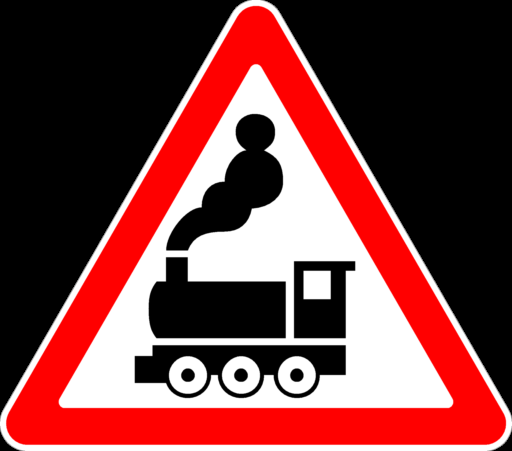
#> input picture Data/Output/1/1.png, 512 x 451 px
$ python main.py
#> lines starting #> are read from the running program, lines starting #| are printed output that depends on the picture
import numpy
import imutils
import cv2 as cv
import os
import shutil
from PIL import Image

INPUT_PATH = "Data/Input"
OUTPUT_PATH = "Data/Output"


def rotate_transform(path, angles):
#> called with path = 'Data/Output/1/1.png'
    original_img = cv.imread(path, cv.IMREAD_UNCHANGED)
#> original_img is the input picture: shape (451, 512, 4); mean B, G, R, A 62.1, 62.1, 118.2, 144.4
    IMG_NAME = path[:-4]
    for angle in angles:
        transformed_img_L = imutils.rotate_bound(original_img, angle)
        transformed_img_R = imutils.rotate_bound(original_img, -angle)
        cv.imwrite(IMG_NAME + "R_L" + str(angle) + ".png", transformed_img_L)
        cv.imwrite(IMG_NAME + "R_R" + str(angle) + ".png", transformed_img_R)
#> this loop made 3 passes
#> pass 1, in rotate_transform, `transformed_img_L = imutils.rotate_bound(original_img, angle)`:
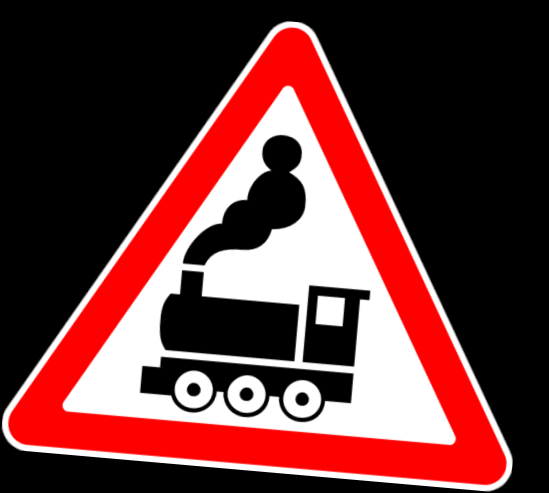
#> transformed_img_L: shape (493, 549, 4); mean B, G, R, A 53, 53, 100.8, 123.2
#> pass 1, in rotate_transform, `transformed_img_R = imutils.rotate_bound(original_img, -angle)`:
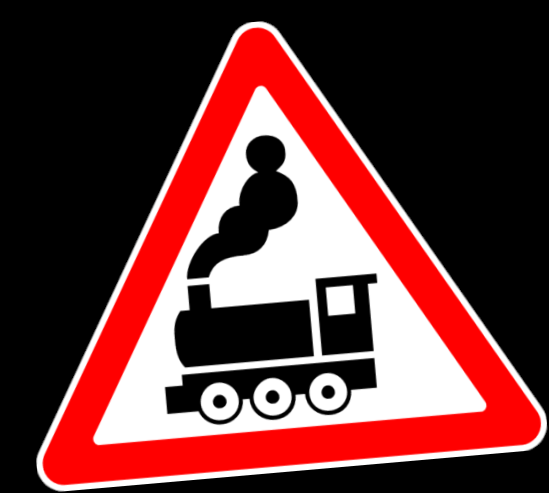
#> transformed_img_R: shape (493, 549, 4); mean B, G, R, A 53, 53, 100.8, 123.2


def find_coeffs(pa, pb):
    matrix = []
    for p1, p2 in zip(pa, pb):
        matrix.append([p1[0], p1[1], 1, 0, 0, 0, -p2[0] * p1[0], -p2[0] * p1[1]])
        matrix.append([0, 0, 0, p1[0], p1[1], 1, -p2[1] * p1[0], -p2[1] * p1[1]])

    A = numpy.matrix(matrix, dtype=numpy.float)
    B = numpy.array(pb).reshape(8)

    res = numpy.dot(numpy.linalg.inv(A.T * A) * A.T, B)
    return numpy.array(res).reshape(8)


def perspective_transform(path, matrix):
#> called with path = 'Data/Output/1/1.png'
    IMG_NAME = path[:-4]
    img = Image.open(path)
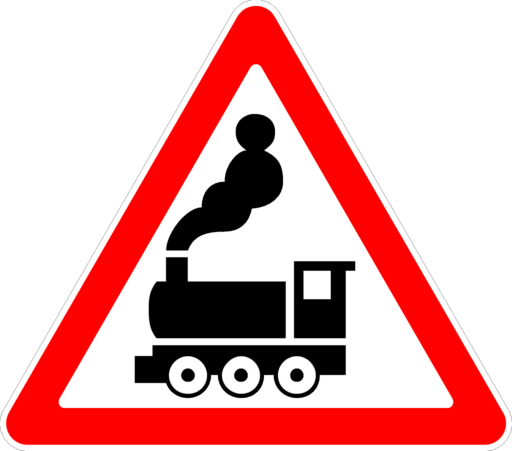
#> img: PIL image 512x451 RGBA; mean R, G, B, A 118.2, 62.1, 62.1, 144.4; transparent parts drawn white
    width, height = img.size
#> width = 512; height = 451
    width = width + 2 * max([matrix[1], matrix[2]])
#> width = 562
    height = height + 2 * max([matrix[0], matrix[3]])
    left, top, bottom, right = matrix
    coeffs = find_coeffs([(top, left), (width - top, right),  # 00-0x
                          (width - bottom, height - right), (bottom, height - left)],  # 0y-xy
                         [(0, 0), (width, 0), (width, height), (0, height)])
    image = Image.new('RGBA', (width, height), (255, 0, 0, 0))
    image.paste(img, (max([matrix[1], matrix[2]]), max([matrix[0], matrix[3]])))
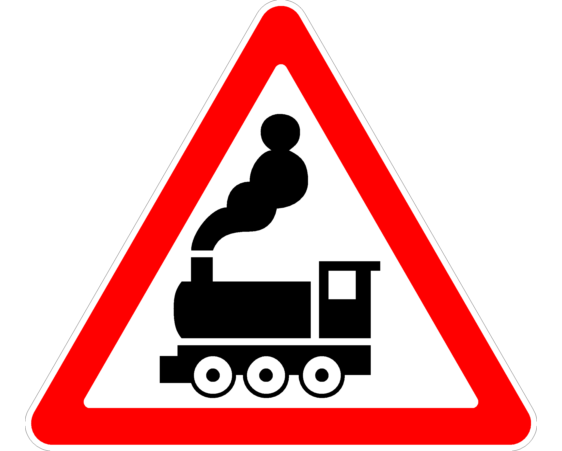
#> image: PIL image 562x451 RGBA; mean R, G, B, A 130.3, 56.6, 56.6, 131.6; transparent parts drawn white
    a = image.transform((width, height), Image.PERSPECTIVE, coeffs,
                        Image.BICUBIC)
    a.save(IMG_NAME + "_P" + str(matrix) + ".png")


def perspective_Y(path, values):
    for value in values:
        perspective_transform(path, [0, value, -value, 0])
        perspective_transform(path, [0, -value, value, 0])

def perspective_X(path, values):
    for value in values:
        perspective_transform(path, [value, 0, 0, -value])
#> in perspective_transform (call 7), `image.paste(img, (max([matrix[1], matrix[2]]), max([matrix[0], matrix[..`:
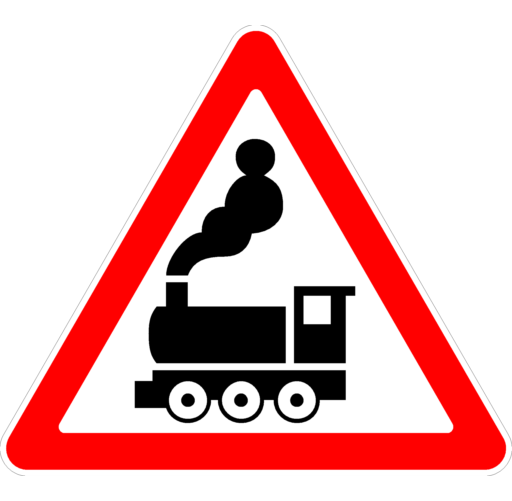
#> image: PIL image 512x501 RGBA; mean R, G, B, A 131.8, 55.9, 55.9, 130; transparent parts drawn white
        perspective_transform(path, [-value, 0, 0, value])

def perspective_XY(path, values):
    for value in values:
        perspective_transform(path, [value, value, -value, -value])
#> in perspective_transform (call 13), `image.paste(img, (max([matrix[1], matrix[2]]), max([matrix[0], matrix[..`:
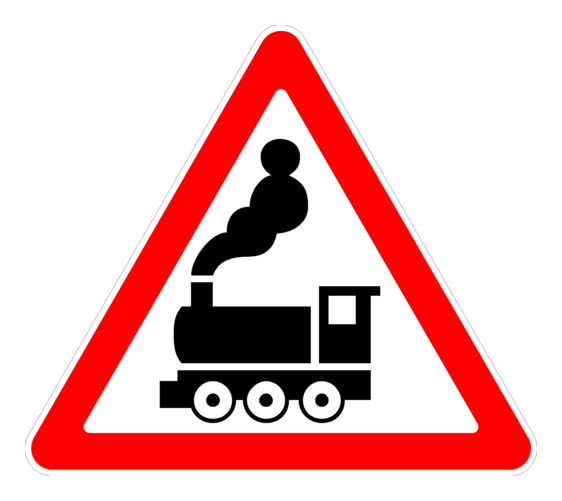
#> image: PIL image 562x501 RGBA; mean R, G, B, A 142.8, 51, 51, 118.5; transparent parts drawn white
        perspective_transform(path, [-value, -value, value, value])
#> in perspective_transform (call 14), `a = image.transform((width, height), Image.PERSPECTIVE, coeffs, Image...`:
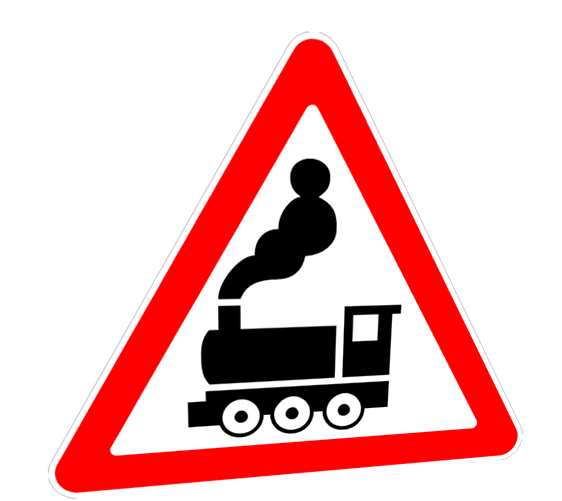
#> a: PIL image 562x501 RGBA; mean R, G, B, A 88.7, 46.3, 46.3, 108.5; transparent parts drawn white


shutil.rmtree(OUTPUT_PATH, ignore_errors=True)
os.mkdir(OUTPUT_PATH)

for images in os.listdir(INPUT_PATH):
    FOLDER_PATH = (OUTPUT_PATH + "/" + str(images))[:-4]
    IMG_PATH = FOLDER_PATH + "/" + str(images)
    os.mkdir(FOLDER_PATH)
    shutil.copyfile(INPUT_PATH + "/" + str(images), FOLDER_PATH + '/' + str(images))
    rotate_transform(IMG_PATH, [5, 15, 30])

    # left, top, bottom, right
    perspective_Y(IMG_PATH, [25, 45, 60])
    perspective_X(IMG_PATH, [25, 45, 60])
    perspective_XY(IMG_PATH, [25, 45, 60])

$ run again, on Data/Output/2/2.png
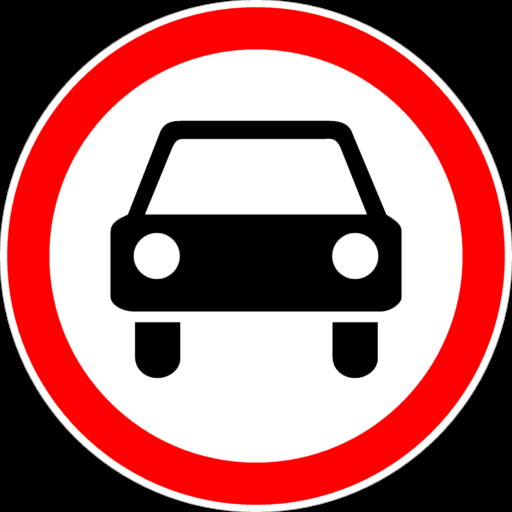
#> input picture Data/Output/2/2.png, 512 x 512 px
#> in rotate_transform, original_img is the input picture: shape (512, 512, 4); mean B, G, R, A 107.6, 107.6, 166.4, 200.6
#> in perspective_transform (call 7), `image.paste(img, (max([matrix[1], matrix[2]]), max([matrix[0], matrix[..`:
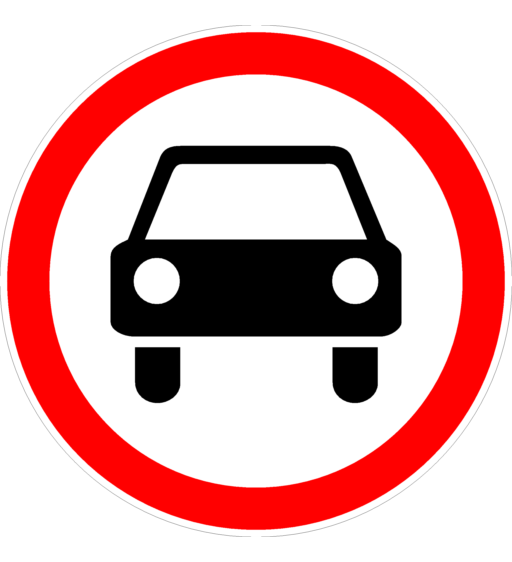
#> image: PIL image 512x562 RGBA; mean R, G, B, A 174.2, 98, 98, 182.7; transparent parts drawn white
#> a: PIL image 512x562 RGBA
#> a: PIL image 562x562 RGBA
#> in perspective_transform (call 14), `a = image.transform((width, height), Image.PERSPECTIVE, coeffs, Image...`:
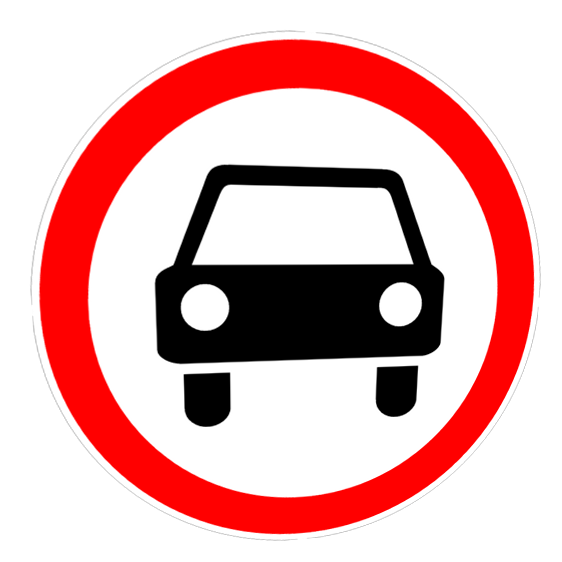
#> a: PIL image 562x562 RGBA; mean R, G, B, A 136.8, 88, 88, 164.4; transparent parts drawn white

$ run again, on Data/Output/3/3.png
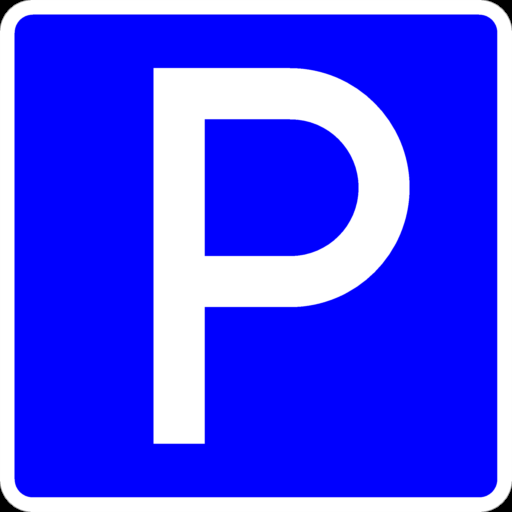
#> input picture Data/Output/3/3.png, 512 x 512 px
#> in rotate_transform, original_img is the input picture: shape (512, 512, 4); mean B, G, R, A 254.1, 69.6, 69.6, 253.9
#> a: PIL image 512x562 RGBA
#> a: PIL image 562x562 RGBA
#> in perspective_transform (call 14), `a = image.transform((width, height), Image.PERSPECTIVE, coeffs, Image...`:
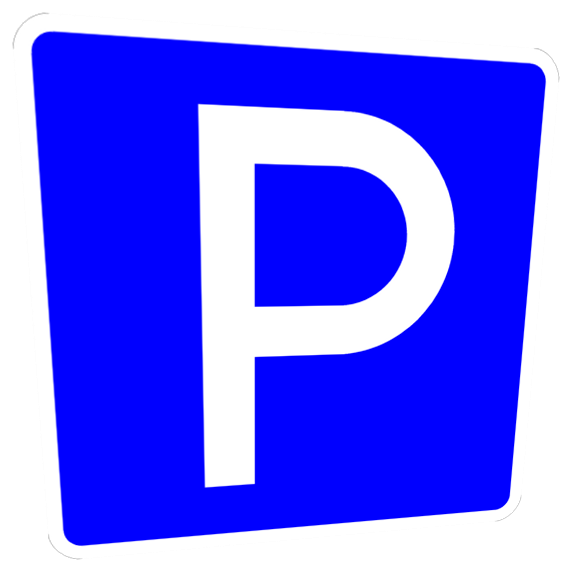
#> a: PIL image 562x562 RGBA; mean R, G, B, A 59.4, 59.4, 210.5, 209.6; transparent parts drawn white
